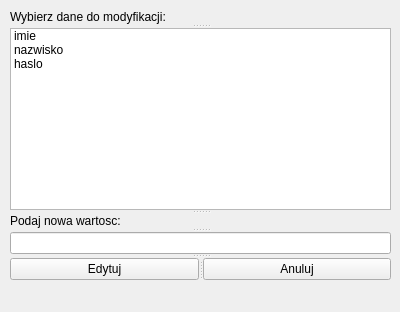
<?xml version="1.0" encoding="UTF-8"?>
<ui version="4.0">
 <class>edytuj_pracownika</class>
 <widget class="QWidget" name="edytuj_pracownika">
  <property name="geometry">
   <rect>
    <x>0</x>
    <y>0</y>
    <width>400</width>
    <height>312</height>
   </rect>
  </property>
  <property name="windowTitle">
   <string>edytuj_pracownika</string>
  </property>
  <widget class="QSplitter" name="splitter_2">
   <property name="geometry">
    <rect>
     <x>10</x>
     <y>10</y>
     <width>381</width>
     <height>270</height>
    </rect>
   </property>
   <property name="orientation">
    <enum>Qt::Vertical</enum>
   </property>
   <widget class="QLabel" name="label_3">
    <property name="text">
     <string>Wybierz dane do modyfikacji:</string>
    </property>
   </widget>
   <widget class="QListWidget" name="dane_do_modyfikacji_list">
    <item>
     <property name="text">
      <string>imie</string>
     </property>
    </item>
    <item>
     <property name="text">
      <string>nazwisko</string>
     </property>
    </item>
    <item>
     <property name="text">
      <string>haslo</string>
     </property>
    </item>
   </widget>
   <widget class="QLabel" name="label_4">
    <property name="text">
     <string>Podaj nowa wartosc:</string>
    </property>
   </widget>
   <widget class="QLineEdit" name="nowa_wartosc_txt"/>
   <widget class="QSplitter" name="splitter">
    <property name="orientation">
     <enum>Qt::Horizontal</enum>
    </property>
    <widget class="QPushButton" name="edytuj_btn">
     <property name="text">
      <string>Edytuj</string>
     </property>
    </widget>
    <widget class="QPushButton" name="anuluj_btn">
     <property name="text">
      <string>Anuluj</string>
     </property>
    </widget>
   </widget>
  </widget>
  <widget class="QLabel" name="blad_lbl">
   <property name="geometry">
    <rect>
     <x>20</x>
     <y>285</y>
     <width>371</width>
     <height>21</height>
    </rect>
   </property>
   <property name="text">
    <string/>
   </property>
  </widget>
 </widget>
 <layoutdefault spacing="6" margin="11"/>
 <resources/>
 <connections/>
</ui>
